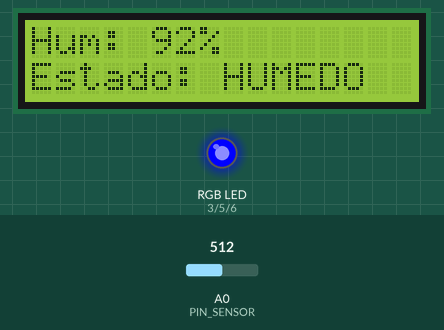
Recording of a sketch running on a simulated Arduino Uno, built with avr-gcc and run on an emulated ATmega328P. On the bench: 16×2 character LCD, an RGB LED mixed from three pins (HIGH = lit). Inputs (shaded band) come from the test bench; at power-on: A0 (PIN_SENSOR) = 512.

Above: at 1.7 s.
1.8 s: A0 (PIN_SENSOR) set to 457
At 2.7 s:
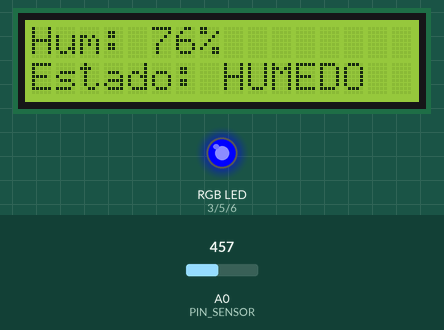
3.6 s: A0 (PIN_SENSOR) set to 426
At 4.3 s:
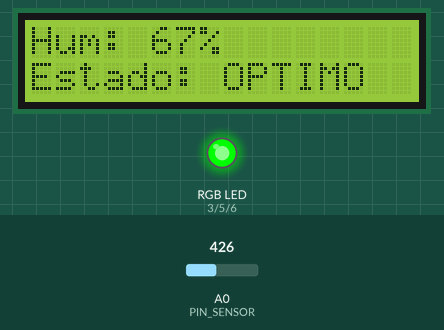
5.2 s: A0 (PIN_SENSOR) set to 307
At 5.9 s:
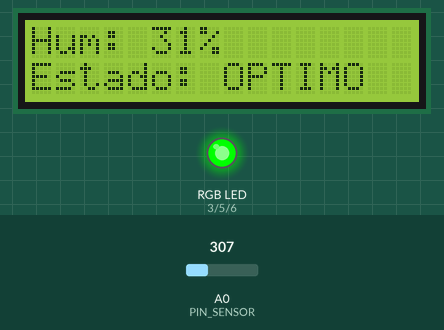
6.8 s: A0 (PIN_SENSOR) set to 285
At 7.4 s:
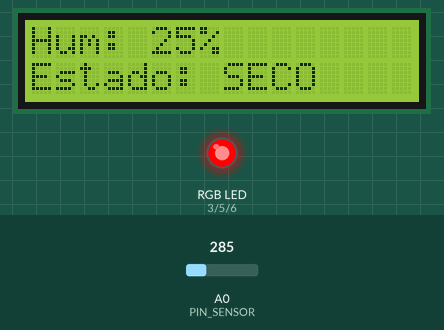
8.4 s: A0 (PIN_SENSOR) set to 306
At 9.0 s:
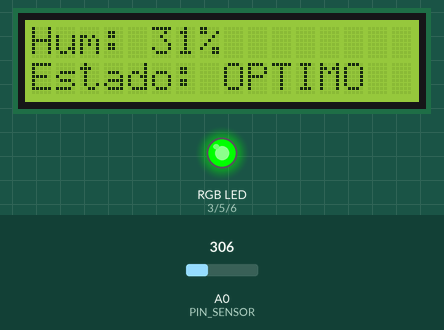
9.9 s: A0 (PIN_SENSOR) set to 511
At 10.6 s:
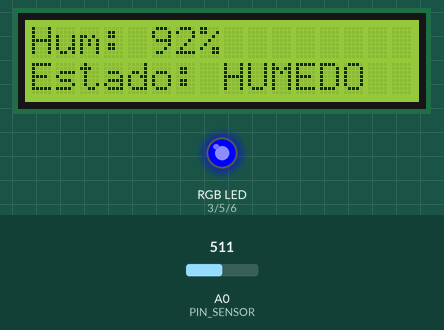
Timing chart, 0 to 12.5 s (numbered marks = the images above; inputs shaded):
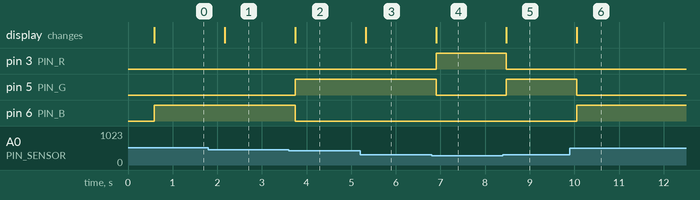

Measured:
- the behaviour switches between 439 and 438 on A0 (PIN_SENSOR) (found by bisection; images 1 and 2)
- the behaviour switches between 301 and 300 on A0 (PIN_SENSOR) (found by bisection; images 3 and 4)
- after the input at 1.8 s, the display: changes after 0.37 s (image 1)
- after the input at 3.6 s, pin 5 (PIN_G): LOW → HIGH after 0.15 s; pin 6 (PIN_B): HIGH → LOW after 0.15 s; the display: changes after 0.15 s (image 2)
- after the input at 5.2 s, the display: changes after 0.12 s (image 3)
- after the input at 6.8 s, pin 3 (PIN_R): LOW → HIGH after 0.10 s; pin 5 (PIN_G): HIGH → LOW after 0.10 s; the display: changes after 0.10 s (image 4)
- after the input at 8.4 s, pin 3 (PIN_R): HIGH → LOW after 0.08 s; pin 5 (PIN_G): LOW → HIGH after 0.08 s; the display: changes after 0.08 s (image 5)
- after the input at 9.9 s, pin 5 (PIN_G): HIGH → LOW after 0.16 s; pin 6 (PIN_B): LOW → HIGH after 0.16 s; the display: changes after 0.16 s (image 6)

The sketch:

codigo_simulaci_m.ino
```cpp
#include <Wire.h>
#include <LiquidCrystal_I2C.h>

LiquidCrystal_I2C lcd(0x27,16,2);

// Pines
const int PIN_SENSOR = A0;
const int PIN_R = 3;
const int PIN_G = 5;
const int PIN_B = 6;

// Calibración básica
const int RAW_SECO   = 200;  // aire
const int RAW_HUMEDO = 536;  // suelo húmedo

void setup() {
  lcd.init();
  lcd.backlight();

  pinMode(PIN_R, OUTPUT);
  pinMode(PIN_G, OUTPUT);
  pinMode(PIN_B, OUTPUT);

  lcd.setCursor(0,0);
  delay(500);
}

void loop() {
  // Leer sensor y convertir a %
  int raw = analogRead(PIN_SENSOR);
  int humedadPct = map(raw, RAW_SECO, RAW_HUMEDO, 0, 100);
  if(humedadPct < 0) humedadPct = 0;
  if(humedadPct > 100) humedadPct = 100;

  // Mostrar en LCD
  lcd.setCursor(0,0);
  lcd.print("Hum: ");
  lcd.print(humedadPct);
  lcd.print("%   ");

  lcd.setCursor(0,1);
  if(humedadPct < 30) lcd.print("Estado: SECO   ");
  else if(humedadPct <= 70) lcd.print("Estado: OPTIMO ");
  else lcd.print("Estado: HUMEDO ");

  // LED RGB
  if(humedadPct < 30) setRGB(255,0,0);      // seco
  else if(humedadPct <= 70) setRGB(0,255,0);// óptimo
  else setRGB(0,0,255);                     // húmedo

  delay(500);
}

void setRGB(byte r, byte g, byte b){
  analogWrite(PIN_R, r);
  analogWrite(PIN_G, g);
  analogWrite(PIN_B, b);
}
```
